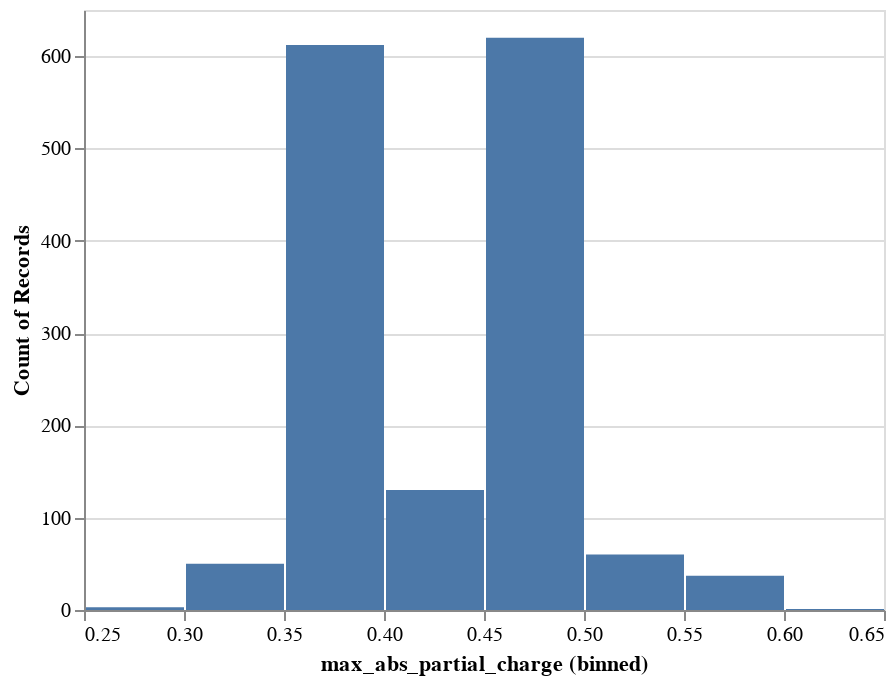

The notebook cell this image was saved under:
### Code cell
altair.Chart(dataframe[['max_abs_partial_charge', 'smiles']]).mark_bar().encode(
    altair.X("max_abs_partial_charge", bin=True),
    y='count()',
)

### Figure 1 — Vega-Lite specification as saved in the notebook (floating-point values rounded to 4 significant figures; data arrays with more than 128 entries replaced by an {"elided": "..."} marker saying what was removed)
{"config": {"view": {"continuousWidth": 400, "continuousHeight": 300}}, "data": {"name": "data-66594b9153ec2f9111874a643a9bd8bd"}, "mark": "bar", "encoding": {"x": {"type": "quantitative", "bin": true, "field": "max_abs_partial_charge"}, "y": {"type": "quantitative", "aggregate": "count"}}, "$schema": "https://vega.github.io/schema/vega-lite/v4.8.1.json", "datasets": {"data-66594b9153ec2f9111874a643a9bd8bd": {"elided": "1513 records"}}}
